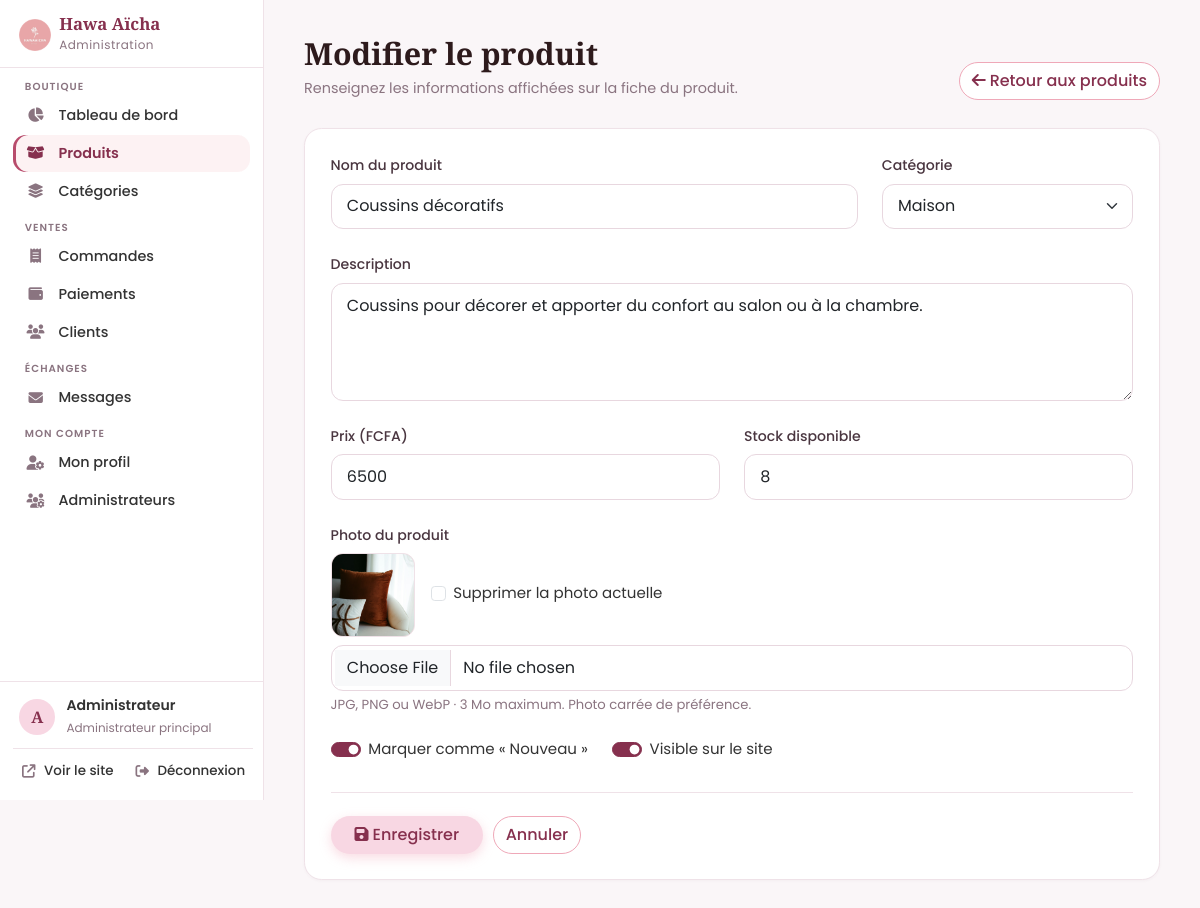
The app's page /admin/produit_form.php?id=14 (signed in), older data.
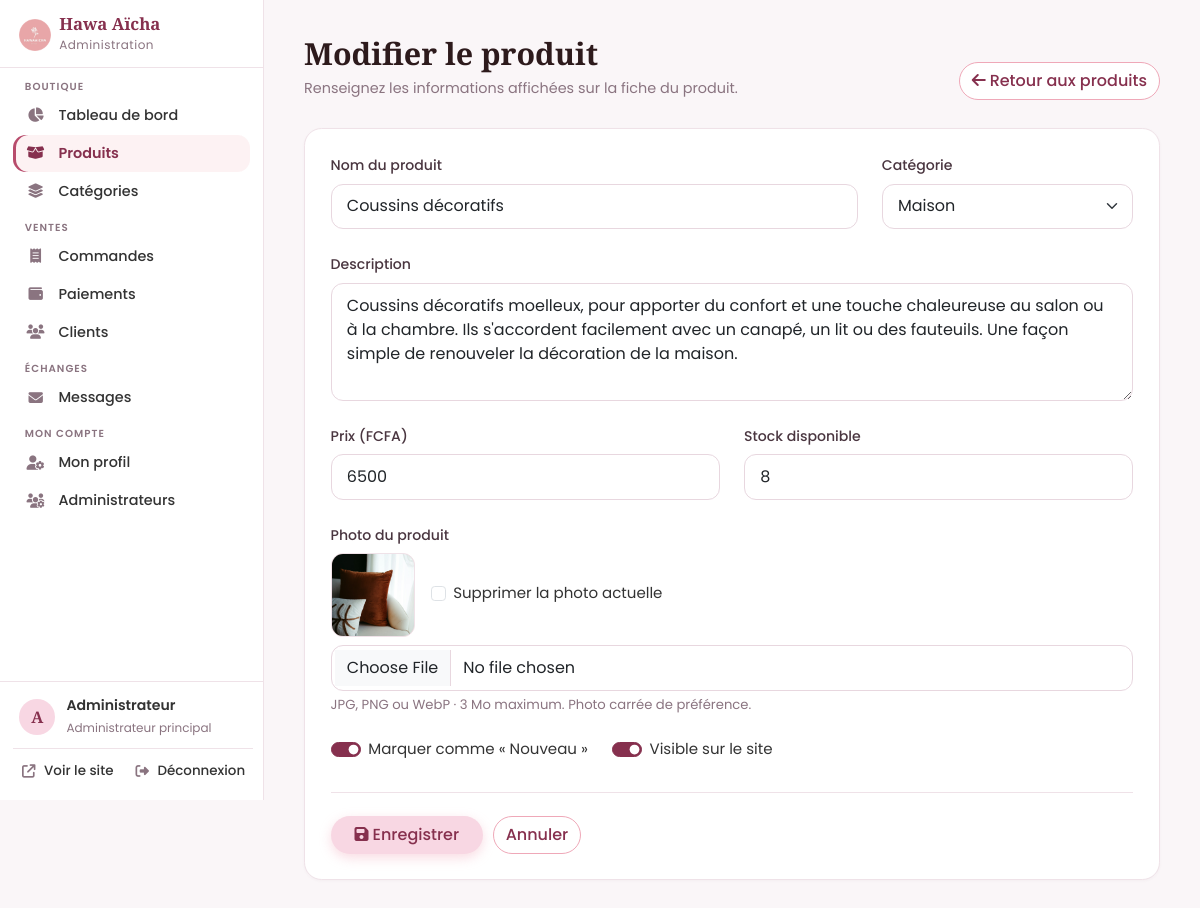
The same page, newer data.
### tables this page shows
CREATE TABLE IF NOT EXISTS produits (
  id INT AUTO_INCREMENT PRIMARY KEY,
  categorie_id INT NULL,
  nom VARCHAR(150) NOT NULL,
  description TEXT NULL,
  prix INT NOT NULL DEFAULT 0,
  stock INT NOT NULL DEFAULT 0,
  image VARCHAR(120) NULL,
  nouveau TINYINT(1) NOT NULL DEFAULT 0,
  actif TINYINT(1) NOT NULL DEFAULT 1,
  created_at TIMESTAMP NOT NULL DEFAULT CURRENT_TIMESTAMP,
  date_modification TIMESTAMP NULL DEFAULT NULL ON UPDATE CURRENT_TIMESTAMP,
  INDEX idx_produits_actif (actif),
  CONSTRAINT fk_produit_categorie FOREIGN KEY (categorie_id) REFERENCES categories(id) ON DELETE SET NULL,
  CONSTRAINT chk_produits_stock CHECK (stock >= 0),
  CONSTRAINT chk_produits_prix CHECK (prix >= 0)
);

CREATE TABLE IF NOT EXISTS categories (
  id INT AUTO_INCREMENT PRIMARY KEY,
  nom VARCHAR(100) NOT NULL,
  description TEXT NULL,
  icone VARCHAR(50) NOT NULL DEFAULT 'fa-gem',
  created_at TIMESTAMP NOT NULL DEFAULT CURRENT_TIMESTAMP
);

### includes/functions.php (called while the page is built, shortened)
<?php
require_once __DIR__ . '/db.php';
function e($v): string
{
    return htmlspecialchars((string)$v, ENT_QUOTES, 'UTF-8');
}
function base_url(string $path = ''): string
{
    return BASE_URL . '/' . ltrim($path, '/');
}
    ?>
    <?php
function get_categories(): array
{
    return db()->query('SELECT * FROM categories ORDER BY nom')->fetchAll();
}
function product_image(?string $img): ?string
{
    return $img ? base_url('uploads/' . rawurlencode($img)) : null;
}
    ?>

### includes/db.php (called while the page is built)
<?php
function db(): PDO
{
    static $pdo = null;
    if ($pdo === null) {
        $dsn = defined('DB_DSN')
            ? DB_DSN
            : sprintf('mysql:host=%s;dbname=%s;charset=utf8mb4', DB_HOST, DB_NAME);
        try {
            $pdo = new PDO($dsn, DB_USER, DB_PASS, [
                PDO::ATTR_ERRMODE            => PDO::ERRMODE_EXCEPTION,
                PDO::ATTR_DEFAULT_FETCH_MODE => PDO::FETCH_ASSOC,
                PDO::ATTR_EMULATE_PREPARES   => false,
            ]);
        } catch (PDOException $e) {
            http_response_code(500);
            exit('Connexion à la base de données impossible. Vérifiez le fichier config.php.');
        }
    }
    return $pdo;
}

### admin/produit_form.php (the view, shortened to what this page needs)
<?php
$pdo = db();
$id = (int)($_GET['id'] ?? $_POST['id'] ?? 0);
$produit = null;
if ($id > 0) {
    $st = $pdo->prepare('SELECT * FROM produits WHERE id = ?');
    $st->execute([$id]);
    $produit = $st->fetch();
}
$val = $produit ?: ['nom' => '', 'categorie_id' => '', 'description' => '', 'prix' => '', 'stock' => 0, 'nouveau' => 1, 'actif' => 1, 'image' => null];
$categories = get_categories();
$titre = $produit ? 'Modifier le produit' : 'Ajouter un produit';
require __DIR__ . '/_header.php';
?>
<div class="admin-head">
  <div>
    <h1 class="page-title"><?= e($titre) ?></h1>
    <p class="admin-sous">Renseignez les informations affichées sur la fiche du produit.</p>
  </div>
  <div class="admin-head-actions">
    <a href="produits.php" class="btn btn-outline-rose"><i class="fa-solid fa-arrow-left me-1"></i>Retour aux produits</a>
  </div>
</div>
<form method="post" enctype="multipart/form-data" class="panel admin-form">
  <div class="row g-3 g-lg-4">
    <div class="col-md-8"><label class="form-label" for="nom">Nom du produit</label><input class="form-control" id="nom" name="nom" value="<?= e($val['nom']) ?>" required maxlength="150"></div>
    <div class="col-md-4">
      <label class="form-label" for="categorie_id">Catégorie</label>
      <select class="form-select" id="categorie_id" name="categorie_id">
        <?php foreach ($categories as $c): ?>
          <option value="<?= (int)$c['id'] ?>" <?= (int)$val['categorie_id'] === (int)$c['id'] ? 'selected' : '' ?>><?= e($c['nom']) ?></option>
        <?php endforeach; ?>
      </select>
    </div>
    <div class="col-12"><label class="form-label" for="description">Description</label><textarea class="form-control" id="description" name="description" rows="4"><?= e($val['description']) ?></textarea></div>
    <div class="col-sm-6"><label class="form-label" for="prix">Prix (FCFA)</label><input class="form-control" id="prix" name="prix" type="number" min="1" step="1" value="<?= e($val['prix']) ?>" required></div>
    <div class="col-sm-6"><label class="form-label" for="stock">Stock disponible</label><input class="form-control" id="stock" name="stock" type="number" min="0" step="1" value="<?= (int)$val['stock'] ?>"></div>
    <div class="col-12">
      <label class="form-label" for="image">Photo du produit</label>
      <?php if (!empty($val['image'])): ?>
        <div class="d-flex align-items-center gap-3 mb-2">
          <img class="admin-thumb" style="width:84px;height:84px" src="<?= e(product_image($val['image'])) ?>" alt="">
          <div class="form-check"><input class="form-check-input" type="checkbox" name="supprimer_image" id="supprimer_image"><label class="form-check-label" for="supprimer_image">Supprimer la photo actuelle</label></div>
        </div>
      <?php endif; ?>
      <input class="form-control" id="image" name="image" type="file" accept="image/jpeg,image/png,image/webp">
      <div class="form-text">JPG, PNG ou WebP · 3 Mo maximum. Photo carrée de préférence.</div>
    </div>
    <div class="col-12 d-flex flex-wrap gap-4">
      <div class="form-check form-switch"><input class="form-check-input" type="checkbox" role="switch" name="nouveau" id="nouveau" <?= $val['nouveau'] ? 'checked' : '' ?>><label class="form-check-label" for="nouveau">Marquer comme « Nouveau »</label></div>
      <div class="form-check form-switch"><input class="form-check-input" type="checkbox" role="switch" name="actif" id="actif" <?= $val['actif'] ? 'checked' : '' ?>><label class="form-check-label" for="actif">Visible sur le site</label></div>
    </div>
  </div>
  <div class="admin-form-pied">
    <button class="btn btn-rose px-4"><i class="fa-solid fa-floppy-disk me-1"></i>Enregistrer</button>
    <a href="produits.php" class="btn btn-outline-rose">Annuler</a>
  </div>
</form>
<?php require __DIR__ . '/_footer.php'; ?>

Row changes from the older to the newer data that the page shows:
changed produits "Coussins décoratifs": description "Coussins pour décorer et apporter du confort au salon ou à la chambre." → "Coussins décoratifs moelleux, pour apporter du confort et une touche chaleureuse au salon ou à la chambre. Ils s'accordent facilement avec un canapé, un lit ou des fauteuils. Une façon simple de renouveler la décoration de la maison."
